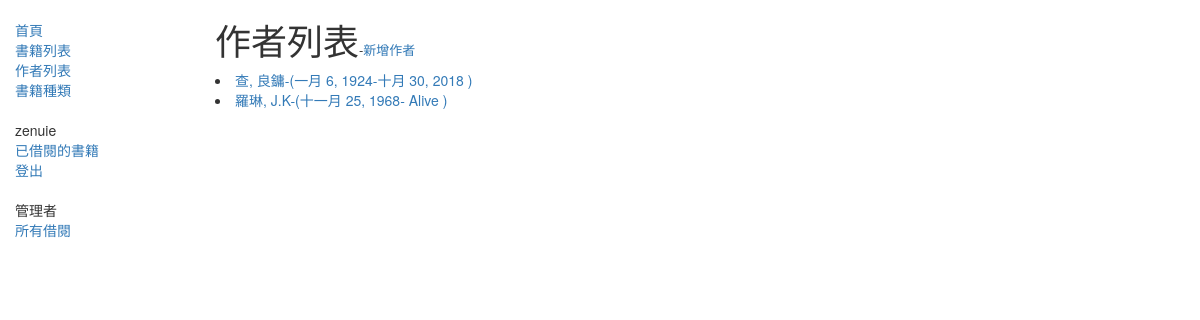
Page /catalog/authors/ (signed in) on the earlier database version.
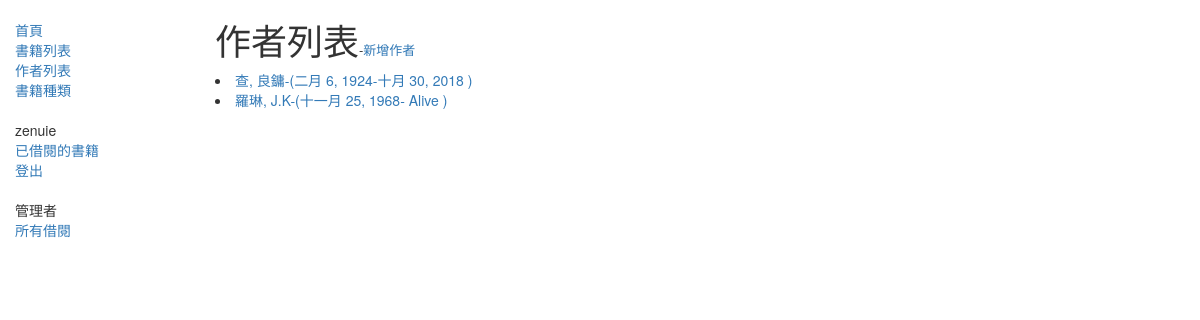
Same page on the later database version.
### catalog/models.py (models this page shows, shortened)
class Author(models.Model):
    first_name = models.CharField('名字', max_length=100)
    last_name = models.CharField('姓氏', max_length=100)
    data_of_birth = models.DateField('出生', null=True, blank=True)
    data_of_death = models.DateField('逝世', null=True, blank=True)
    class Meta:
        ordering = ['last_name', 'first_name']
    def get_absolute_url(self):
        return reverse('author-detail', args=[str(self.id)])

### catalog/views.py (the view)
# urls.py: path('authors/', views.AuthorListView.as_view(), name="authors"),
class AuthorListView(LoginRequiredMixin, generic.ListView):
    model = Author
    template_name = 'author_list.html'
    def get_context_data(self, *, object_list=None, **kwargs):
        context = super(AuthorListView, self).get_context_data(**kwargs)
        context['some_data'] = 'This is just some data'
        return context

### templates/author_list.html
{% extends "base_generic.html" %}
{% block content %}
<h1>作者列表{% if user.is_staff %}<font size="2">-<a href="{% url 'author-create' %}">新增作者</a></font>{% endif %}</h1>
{% if author_list %}
{% for author in author_list %}
<li>
    <a href="{{ author.get_absolute_url }}">{{ author.last_name }}, {{ author.first_name }}-({{ author.data_of_birth }}-{% if author.data_of_death == none %} Alive {% else %}{{ author.data_of_death }} {% endif %})</a>
</li>
{% endfor %}
{% else %}
<p>此作者不在裡面喔.</p>
{% endif %}
{% endblock %}

### templates/base_generic.html (shortened to what this page needs)
<!DOCTYPE html>
<html lang="en">
<head>
    <link rel="stylesheet" href="https://maxcdn.bootstrapcdn.com/bootstrap/3.3.7/css/bootstrap.min.css">
    {% load static %}
    <link rel="stylesheet" href="{% static 'css/styles.css' %}">
</head>
<body>
<div class="container-fluid">
    <div class="row">
        <div class="col-sm-2">
            {% block sidebar %}
            <ul class="sidebar-nav">
                <li><a href="{% url 'index' %}">首頁</a></li>
                <li><a href="{% url 'books' %}">書籍列表</a></li>
                <li><a href="{% url 'authors' %}">作者列表</a></li>
                <li><a href="">書籍種類</a></li>
                <br/>
                {% if user.is_authenticated %}
                <li>{{ user.get_username }}</li>
                <li><a href="{% url 'my-borrowed' %}">已借閱的書籍</a></li>
                <li><a href="{% url 'logout' %}?next={{ request.path }}">登出</a></li>
                {% endif %}
                {% if user.is_staff %}
                <br/>
                <li>管理者</li>
                <li><a href="{% url 'all-borrowed' %}">所有借閱</a></li>
                {% endif %}
            </ul>
            {% endblock %}
        </div>
        <div class="col-sm-10">
            {% block content %}{% endblock %}
        </div>
    </div>
</div>
</body>
</html>

### catalog/static/css/styles.css (style rules this page uses)
.sidebar-nav { margin-top: 20px; padding: 0; list-style: none; }

Differences in the rows shown:
removed Author: last_name "查", first_name "良鏞", data_of_birth "一月 6, 1924", data_of_death "十月 30, 2018"
added Author: last_name "查", first_name "良鏞", data_of_birth "二月 6, 1924", data_of_death "十月 30, 2018"
